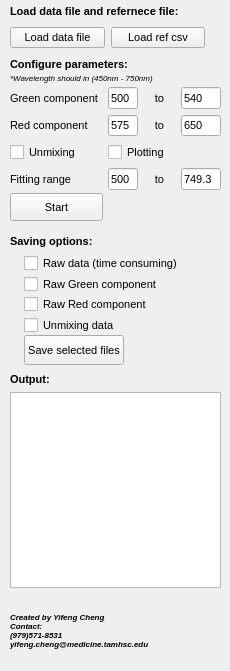
<?xml version="1.0" encoding="UTF-8"?>
<ui version="4.0">
 <author>Yifeng Cheng</author>
 <class>mainwindow</class>
 <widget class="QMainWindow" name="mainwindow">
  <property name="geometry">
   <rect>
    <x>0</x>
    <y>0</y>
    <width>230</width>
    <height>671</height>
   </rect>
  </property>
  <property name="minimumSize">
   <size>
    <width>230</width>
    <height>650</height>
   </size>
  </property>
  <property name="maximumSize">
   <size>
    <width>230</width>
    <height>1000</height>
   </size>
  </property>
  <property name="font">
   <font>
    <pointsize>8</pointsize>
   </font>
  </property>
  <property name="windowTitle">
   <string>Fiber Photometry Data Extracter</string>
  </property>
  <property name="windowOpacity">
   <double>0.900000000000000</double>
  </property>
  <property name="accessibleDescription">
   <string/>
  </property>
  <property name="layoutDirection">
   <enum>Qt::LeftToRight</enum>
  </property>
  <property name="autoFillBackground">
   <bool>false</bool>
  </property>
  <property name="tabShape">
   <enum>QTabWidget::Rounded</enum>
  </property>
  <widget class="QWidget" name="CentralWidgets">
   <property name="sizePolicy">
    <sizepolicy hsizetype="Expanding" vsizetype="Preferred">
     <horstretch>0</horstretch>
     <verstretch>0</verstretch>
    </sizepolicy>
   </property>
   <property name="font">
    <font>
     <family>Arial</family>
    </font>
   </property>
   <property name="autoFillBackground">
    <bool>true</bool>
   </property>
   <widget class="QPushButton" name="analysis">
    <property name="geometry">
     <rect>
      <x>10</x>
      <y>193</y>
      <width>93</width>
      <height>28</height>
     </rect>
    </property>
    <property name="sizePolicy">
     <sizepolicy hsizetype="Fixed" vsizetype="Ignored">
      <horstretch>0</horstretch>
      <verstretch>0</verstretch>
     </sizepolicy>
    </property>
    <property name="font">
     <font>
      <family>Arial</family>
      <pointsize>8</pointsize>
     </font>
    </property>
    <property name="text">
     <string>Start</string>
    </property>
   </widget>
   <widget class="QLabel" name="Provide_input_range_label">
    <property name="geometry">
     <rect>
      <x>10</x>
      <y>56</y>
      <width>252</width>
      <height>16</height>
     </rect>
    </property>
    <property name="sizePolicy">
     <sizepolicy hsizetype="Expanding" vsizetype="Fixed">
      <horstretch>0</horstretch>
      <verstretch>0</verstretch>
     </sizepolicy>
    </property>
    <property name="font">
     <font>
      <family>Arial</family>
      <pointsize>8</pointsize>
      <weight>75</weight>
      <bold>true</bold>
     </font>
    </property>
    <property name="text">
     <string>Configure parameters:</string>
    </property>
   </widget>
   <widget class="QWidget" name="layoutWidget">
    <property name="geometry">
     <rect>
      <x>10</x>
      <y>23</y>
      <width>195</width>
      <height>30</height>
     </rect>
    </property>
    <layout class="QHBoxLayout" name="horizontalLayout">
     <item>
      <widget class="QPushButton" name="load_datafile">
       <property name="sizePolicy">
        <sizepolicy hsizetype="Minimum" vsizetype="Fixed">
         <horstretch>0</horstretch>
         <verstretch>0</verstretch>
        </sizepolicy>
       </property>
       <property name="font">
        <font>
         <family>Arial</family>
         <pointsize>8</pointsize>
        </font>
       </property>
       <property name="text">
        <string>Load data file</string>
       </property>
      </widget>
     </item>
     <item>
      <widget class="QPushButton" name="load_ref_csv">
       <property name="font">
        <font>
         <family>Arial</family>
         <pointsize>8</pointsize>
        </font>
       </property>
       <property name="text">
        <string>Load ref csv</string>
       </property>
      </widget>
     </item>
    </layout>
   </widget>
   <widget class="QLabel" name="Provide_input_range_label_2">
    <property name="geometry">
     <rect>
      <x>10</x>
      <y>233</y>
      <width>252</width>
      <height>16</height>
     </rect>
    </property>
    <property name="sizePolicy">
     <sizepolicy hsizetype="Expanding" vsizetype="Fixed">
      <horstretch>0</horstretch>
      <verstretch>0</verstretch>
     </sizepolicy>
    </property>
    <property name="font">
     <font>
      <family>Arial</family>
      <pointsize>8</pointsize>
      <weight>75</weight>
      <bold>true</bold>
     </font>
    </property>
    <property name="text">
     <string>Saving options:</string>
    </property>
   </widget>
   <widget class="QLabel" name="Provide_input_range_label_3">
    <property name="geometry">
     <rect>
      <x>10</x>
      <y>3</y>
      <width>252</width>
      <height>16</height>
     </rect>
    </property>
    <property name="sizePolicy">
     <sizepolicy hsizetype="Expanding" vsizetype="Fixed">
      <horstretch>0</horstretch>
      <verstretch>0</verstretch>
     </sizepolicy>
    </property>
    <property name="font">
     <font>
      <family>Arial</family>
      <pointsize>8</pointsize>
      <weight>75</weight>
      <bold>true</bold>
     </font>
    </property>
    <property name="text">
     <string>Load data file and refernece file:</string>
    </property>
   </widget>
   <widget class="QLabel" name="Range_note_label">
    <property name="geometry">
     <rect>
      <x>10</x>
      <y>70</y>
      <width>191</width>
      <height>16</height>
     </rect>
    </property>
    <property name="maximumSize">
     <size>
      <width>230</width>
      <height>16777215</height>
     </size>
    </property>
    <property name="font">
     <font>
      <pointsize>6</pointsize>
      <italic>true</italic>
      <kerning>true</kerning>
     </font>
    </property>
    <property name="text">
     <string notr="true">*Wavelength should in (450nm - 750nm)</string>
    </property>
    <property name="textFormat">
     <enum>Qt::PlainText</enum>
    </property>
    <property name="indent">
     <number>-2</number>
    </property>
   </widget>
   <widget class="QLabel" name="copyright_right">
    <property name="geometry">
     <rect>
      <x>10</x>
      <y>600</y>
      <width>211</width>
      <height>61</height>
     </rect>
    </property>
    <property name="font">
     <font>
      <pointsize>6</pointsize>
      <weight>75</weight>
      <italic>true</italic>
      <bold>true</bold>
      <stylestrategy>PreferAntialias</stylestrategy>
      <kerning>true</kerning>
     </font>
    </property>
    <property name="text">
     <string notr="true">Created by Yifeng Cheng
Contact: 
(979)571-8531
yifeng.cheng@medicine.tamhsc.edu</string>
    </property>
    <property name="textFormat">
     <enum>Qt::PlainText</enum>
    </property>
    <property name="alignment">
     <set>Qt::AlignLeading|Qt::AlignLeft|Qt::AlignVCenter</set>
    </property>
    <property name="wordWrap">
     <bool>false</bool>
    </property>
    <property name="indent">
     <number>-2</number>
    </property>
    <property name="openExternalLinks">
     <bool>true</bool>
    </property>
   </widget>
   <widget class="QWidget" name="layoutWidget">
    <property name="geometry">
     <rect>
      <x>10</x>
      <y>87</y>
      <width>211</width>
      <height>103</height>
     </rect>
    </property>
    <layout class="QGridLayout" name="gridLayout">
     <item row="0" column="0" colspan="3">
      <widget class="QLabel" name="Green_spectrum_label">
       <property name="sizePolicy">
        <sizepolicy hsizetype="Ignored" vsizetype="Fixed">
         <horstretch>0</horstretch>
         <verstretch>0</verstretch>
        </sizepolicy>
       </property>
       <property name="maximumSize">
        <size>
         <width>140</width>
         <height>18</height>
        </size>
       </property>
       <property name="baseSize">
        <size>
         <width>140</width>
         <height>18</height>
        </size>
       </property>
       <property name="font">
        <font>
         <family>Arial</family>
         <pointsize>8</pointsize>
        </font>
       </property>
       <property name="text">
        <string>Green component</string>
       </property>
      </widget>
     </item>
     <item row="1" column="0" colspan="3">
      <widget class="QLabel" name="Red_spectrum_label">
       <property name="sizePolicy">
        <sizepolicy hsizetype="Ignored" vsizetype="Fixed">
         <horstretch>0</horstretch>
         <verstretch>0</verstretch>
        </sizepolicy>
       </property>
       <property name="font">
        <font>
         <family>Arial</family>
         <pointsize>8</pointsize>
        </font>
       </property>
       <property name="text">
        <string>Red component</string>
       </property>
      </widget>
     </item>
     <item row="2" column="5">
      <spacer name="horizontalSpacer">
       <property name="orientation">
        <enum>Qt::Horizontal</enum>
       </property>
       <property name="sizeType">
        <enum>QSizePolicy::Minimum</enum>
       </property>
       <property name="sizeHint" stdset="0">
        <size>
         <width>40</width>
         <height>20</height>
        </size>
       </property>
      </spacer>
     </item>
     <item row="3" column="5">
      <widget class="QLineEdit" name="unmixFit_end">
       <property name="sizePolicy">
        <sizepolicy hsizetype="Ignored" vsizetype="Fixed">
         <horstretch>0</horstretch>
         <verstretch>0</verstretch>
        </sizepolicy>
       </property>
       <property name="minimumSize">
        <size>
         <width>30</width>
         <height>20</height>
        </size>
       </property>
       <property name="font">
        <font>
         <family>Arial</family>
        </font>
       </property>
       <property name="text">
        <string>749.3</string>
       </property>
      </widget>
     </item>
     <item row="3" column="0" colspan="3">
      <widget class="QLabel" name="unmixFit_range_label">
       <property name="sizePolicy">
        <sizepolicy hsizetype="Ignored" vsizetype="Preferred">
         <horstretch>0</horstretch>
         <verstretch>0</verstretch>
        </sizepolicy>
       </property>
       <property name="font">
        <font>
         <family>Arial</family>
         <pointsize>8</pointsize>
        </font>
       </property>
       <property name="text">
        <string>Fitting range</string>
       </property>
      </widget>
     </item>
     <item row="2" column="0" colspan="3">
      <widget class="QCheckBox" name="unmixing_check">
       <property name="sizePolicy">
        <sizepolicy hsizetype="Ignored" vsizetype="Ignored">
         <horstretch>0</horstretch>
         <verstretch>0</verstretch>
        </sizepolicy>
       </property>
       <property name="minimumSize">
        <size>
         <width>0</width>
         <height>20</height>
        </size>
       </property>
       <property name="font">
        <font>
         <family>Arial</family>
         <pointsize>8</pointsize>
        </font>
       </property>
       <property name="text">
        <string>Unmixing</string>
       </property>
      </widget>
     </item>
     <item row="0" column="3">
      <widget class="QLineEdit" name="G_start">
       <property name="sizePolicy">
        <sizepolicy hsizetype="Ignored" vsizetype="Fixed">
         <horstretch>0</horstretch>
         <verstretch>0</verstretch>
        </sizepolicy>
       </property>
       <property name="minimumSize">
        <size>
         <width>30</width>
         <height>20</height>
        </size>
       </property>
       <property name="font">
        <font>
         <family>Arial</family>
        </font>
       </property>
       <property name="text">
        <string>500</string>
       </property>
      </widget>
     </item>
     <item row="1" column="5">
      <widget class="QLineEdit" name="R_end">
       <property name="sizePolicy">
        <sizepolicy hsizetype="Ignored" vsizetype="Fixed">
         <horstretch>0</horstretch>
         <verstretch>0</verstretch>
        </sizepolicy>
       </property>
       <property name="minimumSize">
        <size>
         <width>30</width>
         <height>20</height>
        </size>
       </property>
       <property name="font">
        <font>
         <family>Arial</family>
        </font>
       </property>
       <property name="text">
        <string>650</string>
       </property>
      </widget>
     </item>
     <item row="0" column="5">
      <widget class="QLineEdit" name="G_end">
       <property name="sizePolicy">
        <sizepolicy hsizetype="Ignored" vsizetype="Fixed">
         <horstretch>0</horstretch>
         <verstretch>0</verstretch>
        </sizepolicy>
       </property>
       <property name="minimumSize">
        <size>
         <width>40</width>
         <height>20</height>
        </size>
       </property>
       <property name="font">
        <font>
         <family>Arial</family>
        </font>
       </property>
       <property name="text">
        <string>540</string>
       </property>
      </widget>
     </item>
     <item row="3" column="3">
      <widget class="QLineEdit" name="unmixFit_start">
       <property name="sizePolicy">
        <sizepolicy hsizetype="Ignored" vsizetype="Fixed">
         <horstretch>0</horstretch>
         <verstretch>0</verstretch>
        </sizepolicy>
       </property>
       <property name="minimumSize">
        <size>
         <width>30</width>
         <height>20</height>
        </size>
       </property>
       <property name="font">
        <font>
         <family>Arial</family>
        </font>
       </property>
       <property name="text">
        <string>500</string>
       </property>
      </widget>
     </item>
     <item row="2" column="3" colspan="2">
      <widget class="QCheckBox" name="Plotting_check">
       <property name="sizePolicy">
        <sizepolicy hsizetype="Ignored" vsizetype="Ignored">
         <horstretch>0</horstretch>
         <verstretch>0</verstretch>
        </sizepolicy>
       </property>
       <property name="minimumSize">
        <size>
         <width>0</width>
         <height>20</height>
        </size>
       </property>
       <property name="font">
        <font>
         <family>Arial</family>
         <pointsize>8</pointsize>
        </font>
       </property>
       <property name="text">
        <string>Plotting</string>
       </property>
      </widget>
     </item>
     <item row="1" column="3">
      <widget class="QLineEdit" name="R_start">
       <property name="sizePolicy">
        <sizepolicy hsizetype="Ignored" vsizetype="Fixed">
         <horstretch>0</horstretch>
         <verstretch>0</verstretch>
        </sizepolicy>
       </property>
       <property name="minimumSize">
        <size>
         <width>30</width>
         <height>20</height>
        </size>
       </property>
       <property name="font">
        <font>
         <family>Arial</family>
        </font>
       </property>
       <property name="text">
        <string>575</string>
       </property>
      </widget>
     </item>
     <item row="0" column="4">
      <widget class="QLabel" name="label">
       <property name="font">
        <font>
         <kerning>true</kerning>
        </font>
       </property>
       <property name="text">
        <string>to</string>
       </property>
       <property name="alignment">
        <set>Qt::AlignCenter</set>
       </property>
      </widget>
     </item>
     <item row="1" column="4">
      <widget class="QLabel" name="label_2">
       <property name="font">
        <font>
         <kerning>true</kerning>
        </font>
       </property>
       <property name="text">
        <string>to</string>
       </property>
       <property name="alignment">
        <set>Qt::AlignCenter</set>
       </property>
      </widget>
     </item>
     <item row="3" column="4">
      <widget class="QLabel" name="label_3">
       <property name="font">
        <font>
         <kerning>true</kerning>
        </font>
       </property>
       <property name="text">
        <string>to</string>
       </property>
       <property name="alignment">
        <set>Qt::AlignCenter</set>
       </property>
      </widget>
     </item>
    </layout>
   </widget>
   <widget class="QWidget" name="layoutWidget">
    <property name="geometry">
     <rect>
      <x>10</x>
      <y>373</y>
      <width>211</width>
      <height>215</height>
     </rect>
    </property>
    <layout class="QGridLayout" name="gridLayout_2">
     <item row="0" column="0">
      <widget class="QLabel" name="output_label">
       <property name="sizePolicy">
        <sizepolicy hsizetype="Expanding" vsizetype="Fixed">
         <horstretch>0</horstretch>
         <verstretch>0</verstretch>
        </sizepolicy>
       </property>
       <property name="font">
        <font>
         <family>Arial</family>
         <pointsize>8</pointsize>
         <weight>75</weight>
         <bold>true</bold>
        </font>
       </property>
       <property name="text">
        <string>Output:</string>
       </property>
      </widget>
     </item>
     <item row="1" column="0">
      <widget class="QTextBrowser" name="Output">
       <property name="sizePolicy">
        <sizepolicy hsizetype="Preferred" vsizetype="Expanding">
         <horstretch>0</horstretch>
         <verstretch>0</verstretch>
        </sizepolicy>
       </property>
      </widget>
     </item>
    </layout>
   </widget>
   <widget class="QWidget" name="">
    <property name="geometry">
     <rect>
      <x>10</x>
      <y>253</y>
      <width>187</width>
      <height>112</height>
     </rect>
    </property>
    <layout class="QGridLayout" name="gridLayout_3">
     <property name="sizeConstraint">
      <enum>QLayout::SetNoConstraint</enum>
     </property>
     <property name="verticalSpacing">
      <number>0</number>
     </property>
     <item row="0" column="0">
      <widget class="QCheckBox" name="save_rawdata_check">
       <property name="sizePolicy">
        <sizepolicy hsizetype="Preferred" vsizetype="Ignored">
         <horstretch>0</horstretch>
         <verstretch>0</verstretch>
        </sizepolicy>
       </property>
       <property name="minimumSize">
        <size>
         <width>0</width>
         <height>20</height>
        </size>
       </property>
       <property name="font">
        <font>
         <family>Arial</family>
         <pointsize>8</pointsize>
        </font>
       </property>
       <property name="text">
        <string>Raw data (time consuming)</string>
       </property>
      </widget>
     </item>
     <item row="1" column="0">
      <widget class="QCheckBox" name="save_rawgreen_check">
       <property name="sizePolicy">
        <sizepolicy hsizetype="Ignored" vsizetype="Ignored">
         <horstretch>0</horstretch>
         <verstretch>0</verstretch>
        </sizepolicy>
       </property>
       <property name="minimumSize">
        <size>
         <width>0</width>
         <height>20</height>
        </size>
       </property>
       <property name="font">
        <font>
         <family>Arial</family>
         <pointsize>8</pointsize>
        </font>
       </property>
       <property name="text">
        <string>Raw Green component</string>
       </property>
      </widget>
     </item>
     <item row="2" column="0">
      <widget class="QCheckBox" name="save_rawred_chcek">
       <property name="sizePolicy">
        <sizepolicy hsizetype="Ignored" vsizetype="Ignored">
         <horstretch>0</horstretch>
         <verstretch>0</verstretch>
        </sizepolicy>
       </property>
       <property name="minimumSize">
        <size>
         <width>0</width>
         <height>20</height>
        </size>
       </property>
       <property name="font">
        <font>
         <family>Arial</family>
         <pointsize>8</pointsize>
        </font>
       </property>
       <property name="text">
        <string>Raw Red component</string>
       </property>
      </widget>
     </item>
     <item row="3" column="0">
      <widget class="QCheckBox" name="save_unmixing_check">
       <property name="sizePolicy">
        <sizepolicy hsizetype="Ignored" vsizetype="Ignored">
         <horstretch>0</horstretch>
         <verstretch>0</verstretch>
        </sizepolicy>
       </property>
       <property name="minimumSize">
        <size>
         <width>0</width>
         <height>20</height>
        </size>
       </property>
       <property name="font">
        <font>
         <family>Arial</family>
         <pointsize>8</pointsize>
        </font>
       </property>
       <property name="text">
        <string>Unmixing data</string>
       </property>
      </widget>
     </item>
     <item row="4" column="0">
      <widget class="QPushButton" name="save">
       <property name="sizePolicy">
        <sizepolicy hsizetype="Fixed" vsizetype="Preferred">
         <horstretch>0</horstretch>
         <verstretch>0</verstretch>
        </sizepolicy>
       </property>
       <property name="minimumSize">
        <size>
         <width>0</width>
         <height>30</height>
        </size>
       </property>
       <property name="font">
        <font>
         <family>Arial</family>
         <pointsize>8</pointsize>
        </font>
       </property>
       <property name="text">
        <string>Save selected files</string>
       </property>
      </widget>
     </item>
    </layout>
   </widget>
  </widget>
 </widget>
 <tabstops>
  <tabstop>load_datafile</tabstop>
  <tabstop>G_start</tabstop>
  <tabstop>G_end</tabstop>
  <tabstop>R_start</tabstop>
  <tabstop>R_end</tabstop>
  <tabstop>unmixing_check</tabstop>
  <tabstop>analysis</tabstop>
 </tabstops>
 <resources/>
 <connections/>
</ui>
